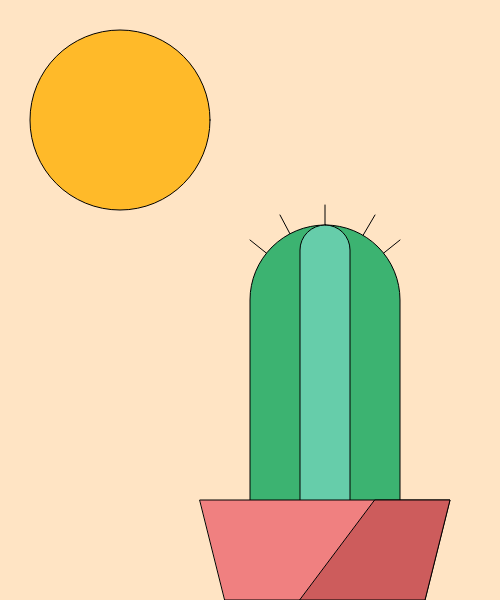
Frame 1 (no input)
Frame 60 (no input): identical to frame 1, image omitted
Frame 120 (the mouse pressed at the canvas centre since frame 60): identical to frame 1, image omitted

The p5.js sketch that drew this single still picture (run headless with seeded random() and noise() and a simulated clock; from frame 60 on, the mouse is pressed at the canvas centre):

// p5.js sketch
// ── sketch.js
function setup() {
  createCanvas(500, 600);
  }

  function draw() {
  colorMode(RGB);
  background(255, 228, 196);


  stroke(0);

  //Spines
  line(325, 300, 250, 240);
  line(325, 300, 280, 215);
  line(325, 300, 325, 205);
  line(325, 300, 375, 215);
  line(325, 300, 400, 240);

  //Cactus

  fill(60, 179, 113);
  rect(250, 225, 150, 400, 80, 80, 5, 5);

  fill(102, 205, 170);
  rect(300, 225, 50, 400, 25, 25, 0, 5);

  //pot
  fill(240, 128, 128);
  quad(200, 500, 450, 500, 425, 600, 225, 600)

  fill(205, 92, 92);
  quad(375, 500, 450, 500, 425, 600, 300, 600);

  //sun
fill(255,186,41)
ellipse(120, 120, 180, 180);
}
